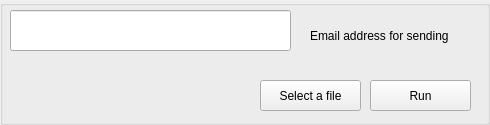
<?xml version="1.0" encoding="UTF-8"?>
<ui version="4.0">
 <class>GroupBox</class>
 <widget class="QGroupBox" name="GroupBox">
  <property name="geometry">
   <rect>
    <x>0</x>
    <y>0</y>
    <width>490</width>
    <height>125</height>
   </rect>
  </property>
  <property name="windowTitle">
   <string>Encrypter</string>
  </property>
  <widget class="QLineEdit" name="lineEdit">
   <property name="geometry">
    <rect>
     <x>10</x>
     <y>10</y>
     <width>281</width>
     <height>41</height>
    </rect>
   </property>
   <property name="text">
    <string/>
   </property>
  </widget>
  <widget class="QLabel" name="label">
   <property name="geometry">
    <rect>
     <x>310</x>
     <y>20</y>
     <width>171</width>
     <height>31</height>
    </rect>
   </property>
   <property name="text">
    <string>Email address for sending</string>
   </property>
  </widget>
  <widget class="QPushButton" name="pushButton">
   <property name="geometry">
    <rect>
     <x>260</x>
     <y>80</y>
     <width>101</width>
     <height>31</height>
    </rect>
   </property>
   <property name="text">
    <string>Select a file</string>
   </property>
  </widget>
  <widget class="QPushButton" name="pushButton_2">
   <property name="geometry">
    <rect>
     <x>370</x>
     <y>80</y>
     <width>101</width>
     <height>31</height>
    </rect>
   </property>
   <property name="text">
    <string>Run</string>
   </property>
  </widget>
  <widget class="QLabel" name="label_2">
   <property name="geometry">
    <rect>
     <x>10</x>
     <y>50</y>
     <width>151</width>
     <height>20</height>
    </rect>
   </property>
   <property name="text">
    <string/>
   </property>
  </widget>
 </widget>
 <resources/>
 <connections/>
</ui>
